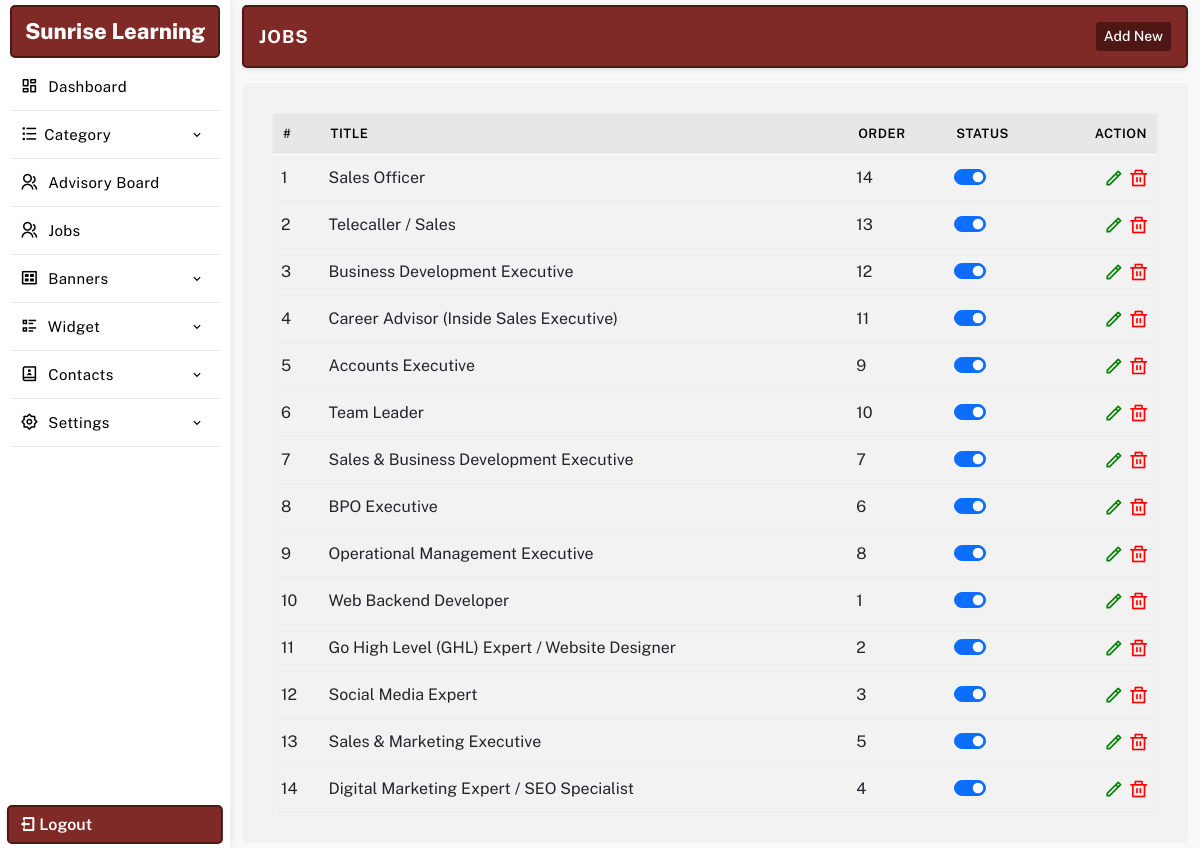
/manager/jobs.php (signed in), run on the app's committed database.
### tables this page shows
CREATE TABLE `settings` (
  `id` int(11) NOT NULL,
  `web_name` varchar(255) NOT NULL,
  `email_id` varchar(255) NOT NULL,
  `alternate_email_id` varchar(255) NOT NULL,
  `contact_no` varchar(255) NOT NULL,
  `alternate_no` varchar(255) NOT NULL,
  `whatsapp_no` varchar(255) NOT NULL,
  `address` text NOT NULL,
  `youtubelink` varchar(255) NOT NULL,
  `map_iframe` longtext NOT NULL,
  `facebook` varchar(255) NOT NULL,
  `youtube` varchar(255) NOT NULL,
  `instagram` varchar(255) NOT NULL,
  `twitter` varchar(255) NOT NULL,
  `linkedin` varchar(255) NOT NULL,
  `logo` varchar(255) NOT NULL,
  `meta_title` varchar(255) NOT NULL,
  `meta_keywords` varchar(255) NOT NULL,
  `meta_desc` text NOT NULL,
  `smart_classroom_desc` text DEFAULT NULL,
  `smart_classroom_text` varchar(255) DEFAULT '1st Smart Classroom',
  `brochure_file` varchar(500) DEFAULT '',
  `footerdesc` text NOT NULL,
  `googletag` text NOT NULL,
  `headercenterline` varchar(255) NOT NULL
);

CREATE TABLE `jobs` (
  `id` int(11) NOT NULL,
  `title` text NOT NULL,
  `url` text NOT NULL,
  `long_desc` longtext NOT NULL,
  `order` int(11) NOT NULL,
  `status` int(255) NOT NULL
);

### manager/database/db.php (called while the page is built, shortened)
<?php session_start();
$con = mysqli_connect( DB_HOST, DB_USER, DB_PASSWORD, DB_NAME);
$sqlsetting = mysqli_query($con,"SELECT * FROM `settings`");
$rwlinks = mysqli_fetch_array($sqlsetting);
$websitename = $rwlinks['web_name'];
?>

### manager/config.php (called while the page is built)
<?php include 'database/db.php'; ?>

### manager/jobs.php (the view, shortened to what this page needs)
<?php include 'config.php';
$title = 'Jobs';
	include 'include/header.php';
	include 'include/sidebar.php';
 ?>
<section class="main-dashboard">
<div class="container-fluid">
<div class="row">
<div class="col-md-12">
	<div class="page-title">
		<div class="title">
			<h3><?=$title;?></h3>
		</div>
		<div class="createbtn">
			<a href="createjobs.php"> Add New</a>
		</div>
	</div>
</div>
<div class="col-md-12">
	<div class="page-content">
		<table class="table table-hover" id="myTable">
			<thead>
				<tr>
					<th>#</th>
					<th>Title</th>
					<th>Order</th>
					<th>Status</th>
					<th class="text-end">Action</th>
				</tr>
			</thead>
			<tbody>
			<?php
				$sqltc  = mysqli_query($con, "SELECT * FROM `jobs` ORDER BY `id` DESC");
				if(mysqli_num_rows($sqltc)){
					$serial = 1;
					while($rwtc = mysqli_fetch_assoc($sqltc)){
						$tcid = $rwtc['id'];
			 ?>
				<tr id='remove<?php echo $tcid; ?>'>
					<td><?php echo $serial; ?></td>
					<td><?=$rwtc['title'];?></td>
					<td><?=$rwtc['order'];?></td>
					<td>
						<div class="form-check form-switch">
							<?php $checked = $rwtc['status']==1 ? "checked" : ""; ?>
						  <input class="form-check-input" type="checkbox" data-table="board" ide="<?=$rwtc['id'];?>" <?=$checked;?>>
						</div>
					</td>
					<td class="text-end">
						<a href="editjobs.php?id=<?=$tcid;?>" class="editbtn ri-pencil-line" ></a>
						<a href="javascript:"  ide="<?=$tcid; ?>" class='delbtn ri-delete-bin-line' ></a>
					</td>
				</tr>
		<?php $serial++; }} ?>
			</tbody>
		</table>
	</div>
</div>
</div>
</div>
</section>
<?php
	include "include/footer.php";
?>

### manager/include/sidebar.php (shortened to what this page needs)
<aside class="sidebar-menu-dashboard">
<div class="logo-n-toggle">
	<a href="dashboard.php"><?=$websitename;?></a>
</div>
<nav class="menu">
<ul class="aside-menu">
<li class="menu-item ">
	<a href="dashboard.php" class="menu-link">
	<span class="link-text"><i class="ri-dashboard-line"></i> Dashboard</span>
	</a>
</li>
<li class="menu-item has-submenu">
	<a href="javascript:" class="menu-link" id="parent-menu">
	<span class="link-text"><i class="ri-list-check"></i>Category</span>
	<i class='bx bx-chevron-down'></i>
	</a>
</li>
<li class="menu-item ">
	<a href="advisoryboard.php" class="menu-link">
	<span class="link-text"><i class="ri-group-line"></i> Advisory Board</span>
	</a>
</li>
<li class="menu-item ">
	<a href="jobs.php" class="menu-link">
	<span class="link-text"><i class="ri-group-line"></i> Jobs</span>
	</a>
</li>
<li class="menu-item has-submenu">
<a href="javascript:" class="menu-link orders" id="parent-menu">
<span class="link-text"><i class="ri-gallery-view"></i> Banners</span>
<i class='bx bx-chevron-down'></i>
</a>
</li>
<li class="menu-item has-submenu">
<a href="javascript:" class="menu-link" id="parent-menu">
<div>
<span class="link-text"><i class="ri-list-check-2"></i> Widget</span>
</div>
<i class='bx bx-chevron-down'></i>
</a>
</li>
<li class="menu-item has-submenu">
<a href="javascript:" class="menu-link orders" id="parent-menu">
<div>
<span class="link-text"><i class="ri-contacts-book-2-line"></i> Contacts</span>
</div>
<i class='bx bx-chevron-down'></i>
</a>
</li>
<li class="menu-item has-submenu">
<a href="javascript:" class="menu-link orders" id="parent-menu">
<div>
<span class="link-text"><i class="ri-settings-2-line"></i> Settings</span>
</div>
<i class='bx bx-chevron-down'></i>
</a>
</li>
</ul>
</nav>
<a href="logout.php" class="logout-fixed"><i class="ri-logout-box-line"></i> Logout</a>
</aside>

### manager/css/style.css (style rules this page uses)
* { margin: 0; padding: 0; box-sizing: border-box; font-family: "Public Sans", sans-serif; }
:root { --text1-color: #a7a7a7; --primary-color: #7F2A26; --secondary-color: #4e1715; }
table { margin: 0 !important;border: 1px solid #eee !important; }
table thead { background: #e7e7e7;border-bottom: 1px solid #fff;color: #fff; }
table thead tr th { font-weight: 600 !important;font-size: 13px;border-bottom: 0 !important;padding: 10px !important;color: #000;text-transform: uppercase;letter-spacing: .5px; }
tr td { vertical-align: middle; }
p,h1,h2,h3,h4,h5,h6 { margin: 0; }
a { text-decoration: none; color: #000; }
ul { list-style: none; padding: 0; margin: 0; }
.addimage, .editbtn,.delbtn { font-size: 20px; }
.editbtn { color: green; }
.delbtn { color: red; }
aside { width: 230px; height: 100vh; transition: all .4s linear; float: left; box-shadow: 1px 0 10px rgb(0 0 0 / 8%); position: relative; padding: 5px 10px; }
.logo-n-toggle { display: flex; justify-content: center; align-items: center; padding: 8px 10px; border: 2px solid var(--secondary-color); border-radius: 5px; background: var(--primary-color); }
.logo-n-toggle a { display: block; transition: display .4s linear; color: #fff; text-align: center; font-weight: 800; font-size: 22px; }
.logo-n-toggle a:before, .logo-n-toggle a:after { width: 12px; height: 12px; display: inline-block; border: 4px solid var(--primary-color); border-radius: 50%; margin: 0 5px; }
.logout-fixed { position: absolute; bottom: 4px; left: 50%; padding: 5px 10px; width: 94%; color: #fff; margin: auto; transform: translateX(-50%); border-radius: 5px; border: 2px solid var(--secondary-color); font-weight: 600; background: var(--primary-color); transition: .3s linear; }
.page-title { padding: 15px; border-radius: 5px; border: 2px solid var(--secondary-color); display: flex; align-items: center; justify-content: space-between; margin-bottom: 15px; box-shadow: 0 .125rem .25rem rgba(165,163,174,.3); background: #fff; background: var(--primary-color); }
.page-title .title h3 { font-size: 18px; color: #fff; text-transform: uppercase; font-weight: 700; letter-spacing: 1px; }
.page-title .createbtn { display: flex; align-items: center; gap: 10px; }
.page-title .createbtn a { font-size: 14px; display: flex; align-items: center; justify-content: center; border-radius: 3px; padding: 4px 8px; font-weight: 500; background: var(--secondary-color); color: #fff; transition: .3s ease; }
.page-content { background: #fff;padding: 30px;border-radius: 5px;background: #f2f2f2; }
aside .menu { height: 88%; overflow: auto; padding: 5px 0; }
.aside-menu .menu-item { transition: all .2s linear; position: relative; }
.aside-menu .menu-item > .menu-link { text-decoration: none; display: block; padding: 10px 10px; display: flex; justify-content: space-between; align-items: center; white-space: nowrap; border-bottom: 1px solid #e9e9e9; }
.aside-menu .menu-item > .menu-link i { color: #000; font-size: 18px; margin-right: 5px; display: inline-block; }
.aside-menu .menu-item > .menu-link .bx-chevron-down, .aside-menu .menu-item > .menu-link .link-text { transition: all .2s linear; color: #000; font-size: 15px; letter-spacing: 0.4px; font-weight: 400; }
.aside-menu .menu-item > .menu-link span::after { content: ""; font-family: FontAwesome; }
section.main-dashboard { float: left; width: calc(100% - 230px); transition: all .4s linear; overflow: auto; height: 100vh; padding: 5px 0; background: #f9f9f9; }

### data on the page
settings: web_name "Sunrise Learning"
jobs: title "Sales Officer", order "14"
jobs: title "Telecaller / Sales", order "13"
jobs: title "Business Development Executive", order "12"
jobs: title "Career Advisor (Inside Sales Executive)", order "11"
jobs: title "Accounts Executive", order "9"
jobs: title "Team Leader", order "10"
jobs: title "Sales & Business Development Executive", order "7"
jobs: title "BPO Executive", order "6"
jobs: title "Operational Management Executive", order "8"
jobs: title "Web Backend Developer", order "1"
jobs: title "Go High Level (GHL) Expert / Website Designer", order "2"
jobs: title "Social Media Expert", order "3"
jobs: title "Sales & Marketing Executive", order "5"
jobs: title "Digital Marketing Expert / SEO Specialist", order "4"

### other printed values
$title "JOBS"
